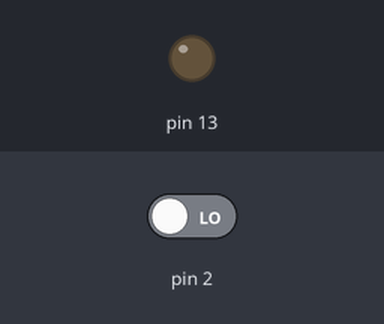
The sketch below on a simulated Arduino Uno, built with avr-gcc and run on an emulated ATmega328P. On the bench: output pins drawn as LEDs (lit = HIGH). The inputs (shaded band) are chosen by the test bench; at power-on: pin 2 LOW.

Above: at 1.2 s.
1.3 s: pin 2 driven HIGH
At 2.2 s:
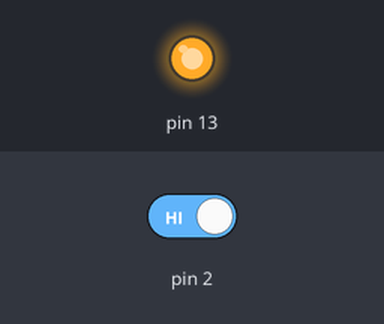
2.8 s: pin 2 driven LOW
At 3.4 s:
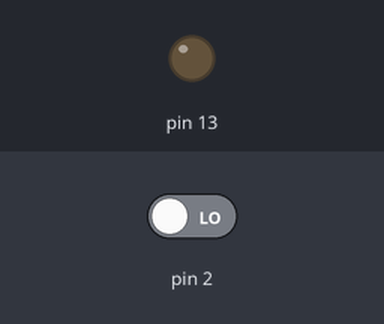
Timing chart, 0 to 5.8 s (numbered marks = the images above; inputs shaded):
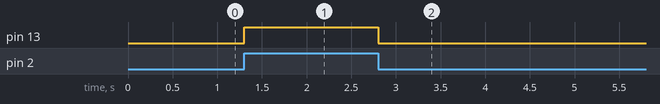

The sketch:

sismik_pb_led.ino
```cpp
void setup() {
  DDRB |= (1<<DDB5); // PB5 dikonfigurasikan sebagai output
  DDRD &= ~(1<<DD2); // PD2 dikonfigurasikan sebagai input
}

void loop() {
  if (PIND & (1<<PIND2))
  {
    PORTB |= (1<<PB5); // high atau lampu menyala
    }
    else
    {
      PORTB &= ~(1<<PB5); // low atau lampu mati
      }
}
```

Measured:
- after the input at 1.3 s, pin 13: LOW → HIGH at once
- after the input at 2.8 s, pin 13: HIGH → LOW at once
